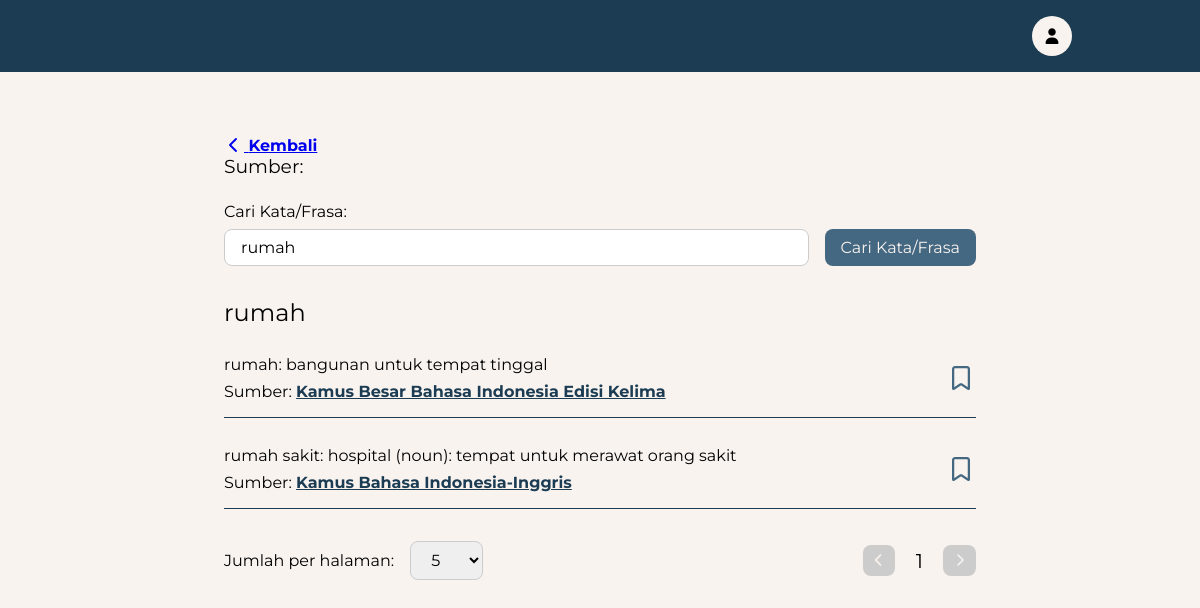
The page /pages/search-result.php?phrase=rumah on the database its author committed.
### tables this page shows
create table dictionaries (
    dict_id varchar(255) primary key not null,
    entry varchar(255) not null default '',
    meaning varchar(255) not null default '',
    lexicon_id varchar(255) not null,
    created_at timestamp not null default current_timestamp,
    updated_at timestamp not null default current_timestamp on update current_timestamp,
    foreign key (lexicon_id) references lexicons(lexicon_id)
);

create table lexicons (
    lexicon_id varchar(255) primary key not null,
    title varchar(255) not null default '',
    words_in_total int not null default 0,
    description text not null,
    date_of_prep date not null,
    place_of_prep varchar(255) not null default '',
    author_id varchar(255) not null,
    created_at timestamp not null default current_timestamp,
    updated_at timestamp not null default current_timestamp on update current_timestamp,
    foreign key (author_id) references authors(author_id)
);

### service/search.service.php (called while the page is built, shortened)
<?php
require_once "../config/database.php";
function searchDictionaries($page, $limit, $phrase, $source): array
{
    global $pdo;
    $offset = ($page - 1) * $limit;
    $query = "SELECT d.dict_id, d.entry, d.meaning, l.title, l.lexicon_id,
          CASE WHEN db.bookmark_id IS NOT NULL THEN 1 ELSE 0 END AS is_bookmarked
          FROM dictionaries d
          INNER JOIN lexicons l ON d.lexicon_id = l.lexicon_id
          LEFT JOIN dictionary_bookmarks db ON d.dict_id = db.dict_id AND db.user_id = :user_id";
    $conditions = [];
    if (!empty($phrase)) {
        $conditions[] = "d.entry LIKE :phrase";
    }
    if ($conditions) {
        $query .= " WHERE " . implode(" AND ", $conditions);
    }
    $query .= " LIMIT :limit OFFSET :offset";
    $stmt = $pdo->prepare($query);
    if (!empty($phrase)) {
        $phrase = "%$phrase%";
        $stmt->bindParam(":phrase", $phrase);
    }
    $userId = $_SESSION["id"] ?? "";
    $stmt->bindParam(":user_id", $userId);
    $stmt->bindParam(":limit", $limit, PDO::PARAM_INT);
    $stmt->bindParam(":offset", $offset, PDO::PARAM_INT);
    $stmt->execute();
    return $stmt->fetchAll(PDO::FETCH_ASSOC);
}

### pages/search-result.php (the view, shortened to what this page needs)
<?php include "../layouts/top.php"; ?>
    </head>
    <body>
<?php include "../layouts/navbar.php"; ?>
<?php
include "../service/search.service.php";
global $pdo;
$page = isset($_GET["page"]) ? (int)$_GET["page"] : 1;
$limit = isset($_GET["limit"]) ? (int)$_GET["limit"] : 5;
$phrase = $_GET["phrase"] ?? "";
$source = $_GET["source"] ?? "";
$searchResults = searchDictionaries($page, $limit, $phrase, $source);
$totalPage = ceil(count($searchResults) / $limit);
$sourceStmt = $pdo->prepare("SELECT title FROM lexicons WHERE lexicon_id = :source");
$sourceStmt->bindParam(":source", $source);
$sourceStmt->execute();
$sourceData = $sourceStmt->fetch(PDO::FETCH_ASSOC);
?>
    <main>
        <section class="search-control">
            <div class="heading">
                <a href="dashboard.php" style="font-weight: bold; cursor: pointer; text-decoration: underline;">
                    <i class="fa-solid fa-chevron-left"></i>
                    Kembali
                </a>
                <h3>Sumber: <?= $source === "all" ? "Semua" : $sourceData["title"] ?></h3>
            </div>
            <div id="form-control">
                <label for="phrase">Cari Kata/Frasa:</label>
                <div class="input-wrapper">
                    <input type="text" id="phrase" name="phrase" class="form-input"/>
                    <button id="search-button">Cari Kata/Frasa</button>
                </div>
            </div>
        </section>
        <section class="search-results">
            <h1><?= $phrase ?></h1>
            <div class="search-result-lists">
                <?php foreach ($searchResults as $result): ?>
                    <div class="search-result-item">
                        <article>
                            <p>
                                <?= htmlspecialchars($result["entry"]) ?>: <?= htmlspecialchars($result["meaning"]) ?>
                            </p>
                            <p>
                                Sumber: <a href="<?= './lexicon-detail.php?lexiconId='.$result['lexicon_id'] ?>" class="source-link"><?= htmlspecialchars($result["title"]) ?></a>
                            </p>
                        </article>
                        <aside id="bookmark-btn" data-dictId="<?= $result["dict_id"] ?>" data-isBookmarked="<?= $result["is_bookmarked"] ? "1" : "0" ?>">
                            <?php if ($result["is_bookmarked"]): ?>
                                <i class="fa-solid fa-bookmark"></i>
                            <?php else: ?>
                                <i class="fa-regular fa-bookmark"></i>
                            <?php endif;  ?>
                        </aside>
                    </div>
                <?php endforeach; ?>
            </div>
            <div class="search-result-control">
                <div class="search-result-limit">
                    <label for="limit">Jumlah per halaman:</label>
                    <select id="limit" name="limit">
                        <option value="5">5</option>
                    </select>
                </div>
                <div class="search-result-pagination">
                    <button id="prev-btn" <?= $page <= 1 ? "disabled" : "" ?>>
                        <i class="fas fa-chevron-left"></i>
                    </button>
                    <p style="width: 40px; text-align: center; font-size: 20px"><?= $page ?></p>
                    <button id="next-btn" <?= $page >= $totalPage ? "disabled" : "" ?>>
                        <i class="fas fa-chevron-right"></i>
                    </button>
                </div>
            </div>
        </section>
    </main>
<?php include "../layouts/bottom.php"; ?>

### layouts/top.php (style rules this page uses)
* { box-sizing: border-box; margin: 0; padding: 0; }
h1, h2, h3, h4, h5, h6, th { margin: 0; padding: 0; font-weight: normal; }
html { scroll-behavior: smooth; }
body { font-family: 'Montserrat', sans-serif; background-color: #f9f3ef; }
main { padding: 4rem 14rem; }
input[type="text"], input[type="email"], input[type="password"], select { font-family: "Montserrat", sans-serif; padding: 0.5rem 1rem; border: 1px solid #ccc; border-radius: 8px; font-size: 1rem; }

### pages/search-result.php (style rules this page uses)
main > section.search-control { margin-bottom: 2rem; }
.heading { margin-bottom: 1.5rem; }
#form-control { flex: 1 0 0; display: flex; flex-direction: column; }
#form-control label { margin-bottom: 0.5rem; }
.input-wrapper { display: flex; gap: 1rem; }
.input-wrapper button { font-family: "Montserrat", sans-serif; padding: 0.5rem 1rem; background-color: #456882; color: #f9f3ef; border: none; border-radius: 8px; font-size: 1rem; cursor: pointer; transition: all 0.3s ease; }
.input-wrapper input[type="text"] { flex: 1 0 0; }
.search-result-item { border-bottom: 1px solid #1b3c53; padding: 0.5rem 0; margin-top: 0.75rem; display: flex; justify-content: space-between; align-items: center; }
.search-result-item p { margin: 0.5rem 0; }
.search-result-item .fa-bookmark { color: #456882; font-size: 1.5rem; cursor: pointer; }
.search-result-control { margin-top: 2rem; display: flex; justify-content: space-between; align-items: center; }
.search-result-limit { display: flex; align-items: center; gap: 1rem; }
.search-result-pagination { display: flex; align-items: center; gap: 0.25rem; }
.search-result-pagination button { background-color: #456882; color: #f9f3ef; border: none; padding: 0.5rem; cursor: pointer; transition: all 0.3s ease; border-radius: 8px; }
.search-result-pagination button:disabled { background-color: #ccc; cursor: not-allowed; }
.source-link { font-weight: bold; color: #1b3c53; }

### rows shown on the page
dictionaries: entry "rumah", meaning "bangunan untuk tempat tinggal", lexicon.title "Kamus Besar Bahasa Indonesia Edisi Kelima"
dictionaries: entry "rumah sakit", meaning "hospital (noun): tempat untuk merawat orang sakit", lexicon.title "Kamus Bahasa Indonesia-Inggris"

### other values the page prints
$phrase "rumah"
$page "1"
